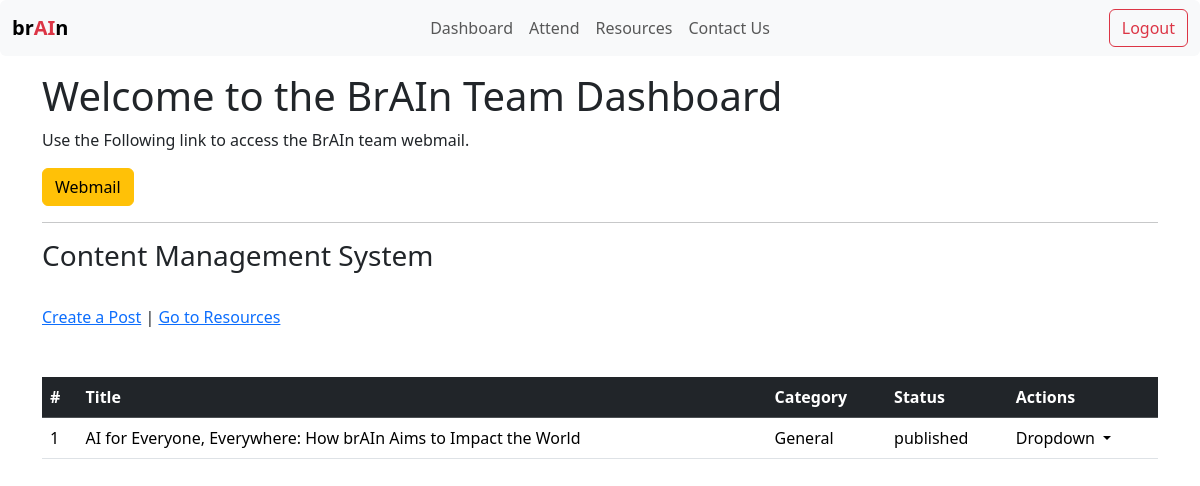
The page /dashboard/ (signed in) on the database its author committed.
### frontapp/models.py (models this page shows, shortened)
class Post(models.Model):
    STATUS = (
        ('draft', 'Draft'),
        ('published', 'Published'),
    )
    title = models.CharField(max_length=250)
    slug = models.SlugField(max_length=250, unique_for_date='created_on')
    content = models.TextField()
    short_description = models.TextField()
    created_on = models.DateTimeField(auto_now_add=True)
    updated_on = models.DateTimeField(auto_now=True)
    status = models.CharField(max_length=10, choices=STATUS, default='draft')
    category = models.ForeignKey('Category', on_delete=models.PROTECT, null=True, blank=True)
    cover_image = models.ImageField(upload_to='images/', null=True, blank=True)
    class Meta:
        ordering = ('-created_on',)

class Category(models.Model):
    name = models.CharField(max_length=100)
    slug = models.SlugField(max_length=100, unique=True)
    class Meta:
        ordering = ('name',)
        verbose_name_plural = "Categories"
    def __str__(self):
        return self.name

### frontapp/views.py (the view)
# urls.py: path('dashboard/', views.dashboard, name="dashboard"),
@login_required
def dashboard(request):
    posts = Post.objects.all()
    return render(request, 'dashboard.html', {'posts': posts})

### frontapp/templatetags/user_filters.py (called while the page is built)
@register.filter(name='is_member_of')
def is_member_of(user, group_name):
    return user.groups.filter(name=group_name).exists()

### frontapp/templates/dashboard.html (shortened to what this page needs)
{% extends "layout.html" %}
{% load user_filters %}
{% block content %}
<h1>
    Welcome to the BrAIn Team Dashboard
</h1>
<p>
    Use the Following link to access the BrAIn team webmail.
</p>
<a href="/webmail/" class="btn btn-warning">
    Webmail
</a>
<hr>
{% if request.user|is_member_of:"Content Writer" or request.user.is_superuser %}
<h3>
    Content Management System
</h3>
<br>
<a href="{% url "create_post" %}" class="text-primary">Create a Post</a> |
<a href="{% url "resources" %}" class="text-primary">Go to Resources</a>
<table class="table table-hover thead-dark mt-5">
    <thead class="table-dark">
        <tr>
            <th> # </th>
            <th>Title</th>
            <th>Category</th>
            <th>Status</th>
            <th>Actions</th>
        </tr>
    </thead>
    <tbody>
    {% for post in posts %}
    <tr>
        <td>{{ forloop.counter }}</td>
        <td>{{ post.title }}</td>
        <td>{{ post.category }}</td>
        <td>{{ post.status }}</td>
        <td>
                <a class="nav-link dropdown-toggle" href="#" role="button" data-bs-toggle="dropdown" aria-expanded="false">
                  Dropdown
                </a>
        </td>
    </tr>
    {% endfor %}
    </tbody>
</table>
{% endif %}
{% endblock content %}

### rows shown on the page
Post: title "AI for Everyone, Everywhere: How brAIn Aims to Impact the World", category "General", status "published"
